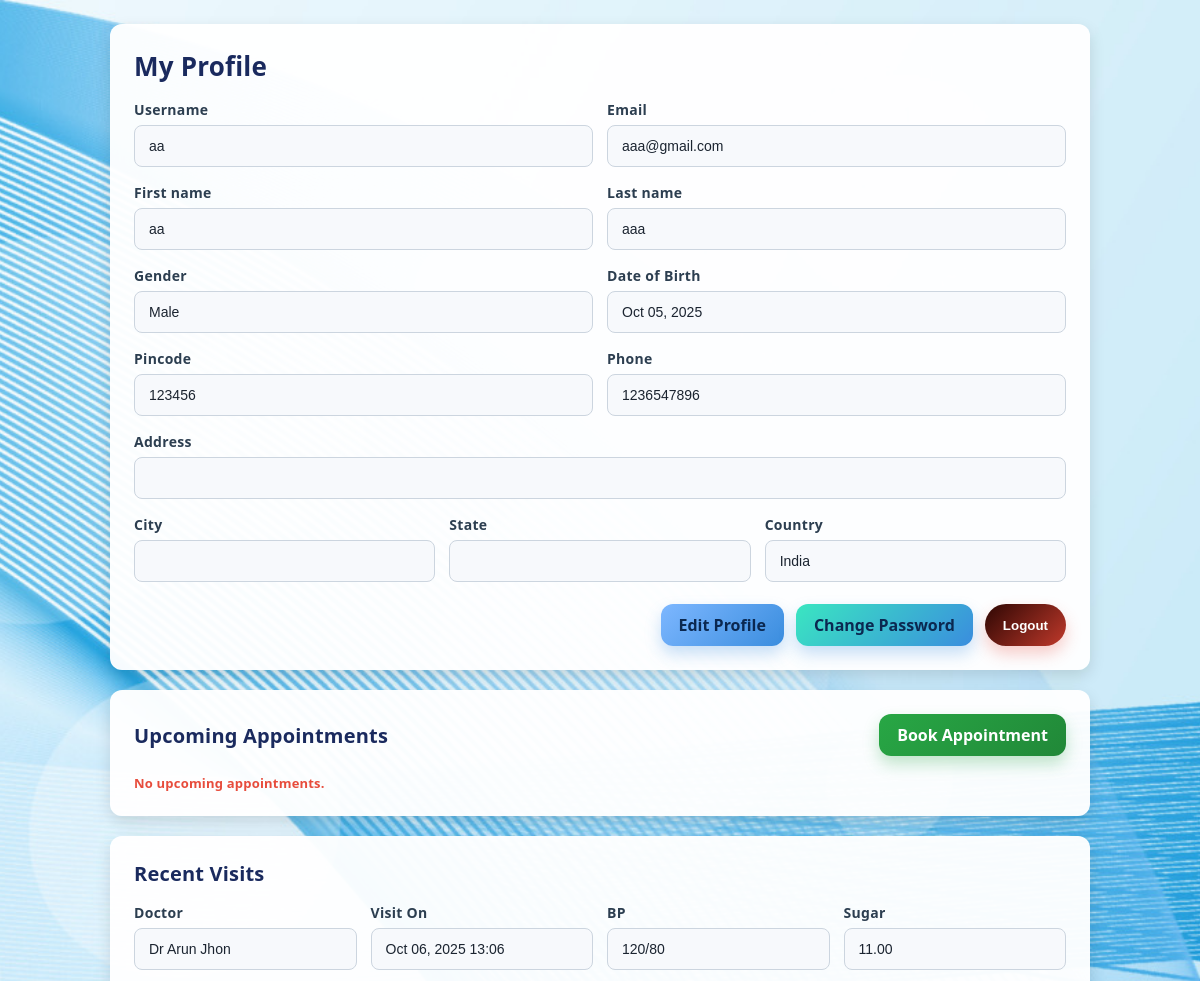
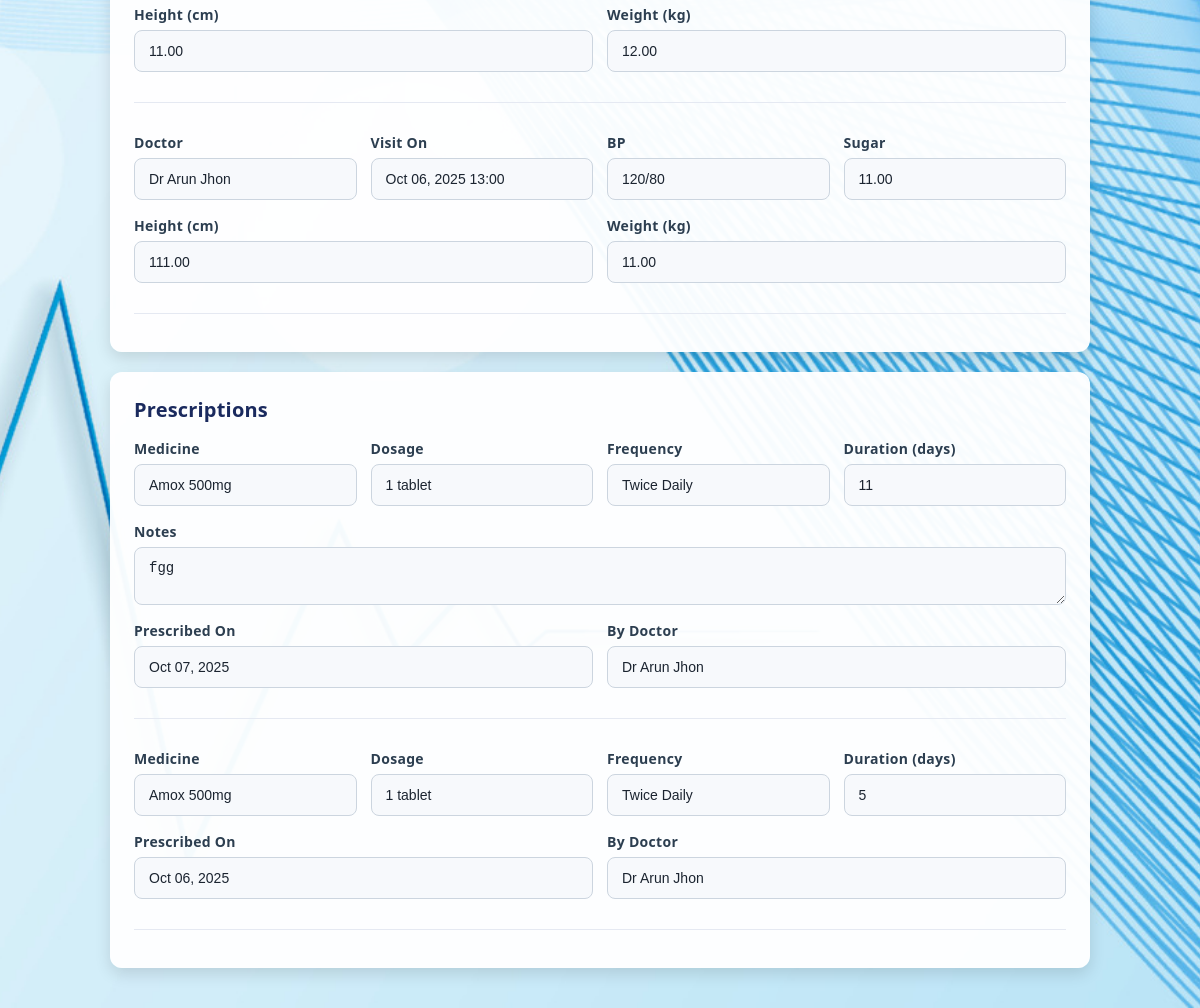
The page /patient_dashboard/ (signed in) on the database its author committed (2 pictures, top to bottom).
### accounts/models.py (models this page shows, shortened)
class CustomUser(AbstractUser):
    Role_Choice=(
        ('patient','Patient'),
        ('staff','Staff'),
        ('doctor','Doctor'),
        ('admin','Admin'),
    )
    role = models.CharField(max_length=20, choices=Role_Choice,default='patient',
                            help_text='User role controls access in the system')

class Patient(models.Model):
    user = models.OneToOneField(settings.AUTH_USER_MODEL, on_delete=models.CASCADE, related_name='patient')
    gender = models.CharField(max_length=1, choices=GENDER_CHOICE)
    dob = models.DateField()
    blood_group = models.CharField(max_length=3, choices=BLOOD_GROUP, blank=True)
    address = models.CharField(max_length=255, blank=True)
    city = models.CharField(max_length=100, blank=True)
    state = models.CharField(max_length=100, blank=True)
    country = models.CharField(max_length=100, default='India', blank=True)
    pincode = models.CharField(max_length=6, validators=[pin_validator])
    phone_number = models.CharField(max_length=10, validators=[phone_validator])
    height_cm = models.DecimalField(max_digits=5, decimal_places=2, blank=True, null=True, validators=[MinValueValidator(50), MaxValueValidator(250)])
    weight_kg = models.DecimalField(max_digits=5, decimal_places=2, blank=True, null=True, validators=[MinValueValidator(2), MaxValueValidator(300)])
    allergies = models.TextField(blank=True, null=True)
    chronic_diseases = models.TextField(blank=True, null=True)
    current_medications = models.TextField(blank=True, null=True)
    created_at = models.DateTimeField(auto_now_add=True)
    updated_at = models.DateTimeField(auto_now=True)
    class Meta:
        verbose_name = 'Patient'
        verbose_name_plural = 'Patients'

class PatientVisit(models.Model):
    patient = models.ForeignKey(Patient, on_delete=models.CASCADE, related_name='visits')
    doctor = models.ForeignKey(Doctor, on_delete=models.CASCADE, related_name='visits')
    appointment = models.ForeignKey('Appointment', on_delete=models.SET_NULL, null=True, blank=True, related_name='visit')
    height_cm = models.DecimalField(max_digits=5, decimal_places=2, blank=True, null=True)
    weight_kg = models.DecimalField(max_digits=5, decimal_places=2, blank=True, null=True)
    blood_pressure = models.CharField(max_length=20, blank=True, null=True)
    sugar_level = models.DecimalField(max_digits=5, decimal_places=2, blank=True, null=True)
    notes = models.TextField(blank=True, null=True)
    symptoms = models.TextField(blank=True, null=True)
    created_at = models.DateTimeField(auto_now_add=True)
    updated_at = models.DateTimeField(auto_now=True)
    class Meta:
        verbose_name = 'Patient Visit'
        verbose_name_plural = 'Patient Visits'

class Doctor(models.Model):
    user = models.OneToOneField(settings.AUTH_USER_MODEL, on_delete=models.CASCADE, related_name='doctor')
    specialization = models.CharField(max_length=120, blank=True)
    qualification = models.CharField(max_length=100, blank=True)
    years_of_experience = models.PositiveIntegerField(default=0)
    registration_no = models.CharField(max_length=60, blank=True)
    consultation_duration_min = models.PositiveSmallIntegerField(default=15, validators=[MinValueValidator(5), MaxValueValidator(120)], help_text='Minutes per appointment')
    max_daily_appointments = models.PositiveSmallIntegerField(default=0,)
    clinic_location = models.CharField(max_length=120, blank=True)
    created_at = models.DateTimeField(auto_now_add=True)
    updated_at = models.DateTimeField(auto_now=True)
    class Meta:
        verbose_name = 'Doctor'
        verbose_name_plural = 'Doctors'
    def __str__(self):
        full = f"{self.user.first_name} {self.user.last_name}".strip()
        return full or self.user.username

class Prescription(models.Model):
    visit = models.ForeignKey(PatientVisit, on_delete=models.CASCADE, related_name='prescriptions')
    doctor = models.ForeignKey(Doctor, on_delete=models.CASCADE, related_name='prescriptions')
    patient = models.ForeignKey(Patient, on_delete=models.CASCADE, related_name='prescriptions')
    medicine_name = models.CharField(max_length=200)
    dosage = models.CharField(max_length=100, blank=True, null=True)
    frequency = models.CharField(max_length=100, blank=True, null=True)
    duration_days = models.PositiveIntegerField(blank=True, null=True)
    notes = models.TextField(blank=True, null=True)
    created_at = models.DateTimeField(auto_now_add=True)
    updated_at = models.DateTimeField(auto_now=True)
    class Meta:
        verbose_name = 'Prescription'
        verbose_name_plural = 'Prescriptions'

### accounts/views.py (the view)
# urls.py: path('patient_dashboard/',views.patient_dashboard,name='patient_dashboard'),
def patient_dashboard(request):
    if not request.user.is_authenticated:
        return redirect('patient_register')
    if getattr(request.user, 'role', '') != 'patient':
        return redirect('/admin/')
    patient_profile = getattr(request.user, 'patient', None)
    today = timezone.localdate()
    now_time = timezone.localtime().time()
    upcoming_appointments = (
        Appointment.objects
        .filter(patient=request.user)
        .filter(
            Q(appointment_date__gt=today) |
            Q(appointment_date=today, appointment_time__gte=now_time)
        )
        .order_by('appointment_date', 'appointment_time')[:10]
    )
    visits = (
        PatientVisit.objects.filter(patient=patient_profile)
        .order_by('-created_at')[:10]
        if patient_profile else []
    )
    prescriptions = (
        Prescription.objects.filter(patient=patient_profile)
        .order_by('-created_at')[:10]
        if patient_profile else []
    )
    return render(
        request,
        "Patient/Patient_dashboard.html",
        {
            "upcoming_appointments": upcoming_appointments,
            "visits": visits,
            "prescriptions": prescriptions,
        },
    )

### Template/Patient/Patient_dashboard.html (shortened to what this page needs)
{% load static %}
<!DOCTYPE html>
<html lang="en">
<head>
    <link rel="stylesheet" href="{% static 'Patient/css/Patient_dashboard_style.css' %}">
</head>
<body>
    <div class="MainPage">
        <div class="card">
            <h1>My Profile</h1>
            <div class="Inline-field">
                <div class="field">
                    <label>Username</label>
                    <input type="text" value="{{ request.user.username }}" readonly>
                </div>
                <div class="field">
                    <label>Email</label>
                    <input type="text" value="{{ request.user.email }}" readonly>
                </div>
            </div>
            <div class="Inline-field">
                <div class="field">
                    <label>First name</label>
                    <input type="text" value="{{ request.user.first_name }}" readonly>
                </div>
                <div class="field">
                    <label>Last name</label>
                    <input type="text" value="{{ request.user.last_name }}" readonly>
                </div>
            </div>
            <div class="Inline-field">
                <div class="field">
                    <label>Gender</label>
                    <input type="text" value="{{ request.user.patient.get_gender_display }}" readonly>
                </div>
                <div class="field">
                    <label>Date of Birth</label>
                    <input type="text" value="{{ request.user.patient.dob|date:'M d, Y' }}" readonly>
                </div>
            </div>
            <div class="Inline-field">
                <div class="field">
                    <label>Pincode</label>
                    <input type="text" value="{{ request.user.patient.pincode }}" readonly>
                </div>
                <div class="field">
                    <label>Phone</label>
                    <input type="text" value="{{ request.user.patient.phone_number }}" readonly>
                </div>
            </div>
            <div class="Inline-field">
                <div class="field">
                    <label>Address</label>
                    <input type="text" value="{{ request.user.patient.address }}" readonly>
                </div>
            </div>
            <div class="Inline-field">
                <div class="field">
                    <label>City</label>
                    <input type="text" value="{{ request.user.patient.city }}" readonly>
                </div>
                <div class="field">
                    <label>State</label>
                    <input type="text" value="{{ request.user.patient.state }}" readonly>
                </div>
                <div class="field">
                    <label>Country</label>
                    <input type="text" value="{{ request.user.patient.country }}" readonly>
                </div>
            </div>
            <div class="button-container">
                <a href="{% url 'edit_profile' %}" class="btn btn-pill btn-primary">Edit Profile</a>
                <a href="{% url 'change_password' %}" class="btn btn-pill btn-primary1">Change Password</a>
                <form action="{% url 'logout' %}" method="post" style="display:inline;">
                    <button type="submit" class="btn btn-pill btn-danger">Logout</button>
                </form>
            </div>
        </div>
        <div class="card">
            <div style="display:flex;align-items:center;justify-content:space-between;">
                <h2>Upcoming Appointments</h2>
                <a href="{% url 'book_appointment' %}" class="btn btn-pill btn-success">Book Appointment</a>
            </div>
            {% if upcoming_appointments %}
            {% for appt in upcoming_appointments %}
            <div class="Inline-field">
                <div class="field">
                    <label>Doctor</label>
                    <input type="text" value="{{ appt.doctor }}" readonly>
                </div>
                <div class="field">
                    <label>Date</label>
                    <input type="text" value="{{ appt.appointment_date|date:'M d, Y' }}" readonly>
                </div>
                <div class="field">
                    <label>Time</label>
                    <input type="text" value="{{ appt.appointment_time|time:'H:i' }}" readonly>
                </div>
                <div class="field">
                    <label>Status</label>
                    <input type="text" value="{{ appt.get_status_display }}" readonly>
                </div>
            </div>
            {% if appt.status != 'canceled' %}
            <form action="{% url 'cancel_appointment' appt.id %}" method="post" style="margin-top:8px;">
                {% csrf_token %}
                <button type="submit" class="btn btn-pill btn-danger1">Cancel</button>
            </form>
            {% endif %}
            <hr>
            {% endfor %}
            {% else %}
            <p class="error">No upcoming appointments.</p>
            {% endif %}
        </div>
        <div class="card">
            <h2>Recent Visits</h2>
            {% if visits %}
            {% for v in visits %}
            <div class="Inline-field">
                <div class="field">
                    <label>Doctor</label>
                    <input type="text" value="{{ v.doctor }}" readonly>
                </div>
                <div class="field">
                    <label>Visit On</label>
                    <input type="text" value="{{ v.created_at|date:'M d, Y' }} {{ v.created_at|time:'H:i' }}" readonly>
                </div>
                <div class="field">
                    <label>BP</label>
                    <input type="text" value="{{ v.blood_pressure }}" readonly>
                </div>
                <div class="field">
                    <label>Sugar</label>
                    <input type="text" value="{{ v.sugar_level }}" readonly>
                </div>
            </div>
            <div class="Inline-field">
                <div class="field">
                    <label>Height (cm)</label>
                    <input type="text" value="{{ v.height_cm }}" readonly>
                </div>
                <div class="field">
                    <label>Weight (kg)</label>
                    <input type="text" value="{{ v.weight_kg }}" readonly>
                </div>
            </div>
            <hr>
            {% endfor %}
            {% else %}
            <p class="error">No visits recorded yet.</p>
            {% endif %}
        </div>
        <div class="card">
            <h2>Prescriptions</h2>
            {% if prescriptions %}
            {% for p in prescriptions %}
            <div class="Inline-field">
                <div class="field">
                    <label>Medicine</label>
                    <input type="text" value="{{ p.medicine_name }}" readonly>
                </div>
                <div class="field">
                    <label>Dosage</label>
                    <input type="text" value="{{ p.dosage }}" readonly>
                </div>
                <div class="field">
                    <label>Frequency</label>
                    <input type="text" value="{{ p.frequency }}" readonly>
                </div>
                <div class="field">
                    <label>Duration (days)</label>
                    <input type="text" value="{{ p.duration_days }}" readonly>
                </div>
            </div>
            {% if p.notes %}
            <div class="Inline-field">
                <div class="field">
                    <label>Notes</label>
                    <textarea readonly rows="2">{{ p.notes }}</textarea>
                </div>
            </div>
            {% endif %}
            <div class="Inline-field">
                <div class="field">
                    <label>Prescribed On</label>
                    <input type="text" value="{{ p.created_at|date:'M d, Y' }}" readonly>
                </div>
                <div class="field">
                    <label>By Doctor</label>
                    <input type="text" value="{{ p.doctor }}" readonly>
                </div>
            </div>
            <hr>
            {% endfor %}
            {% else %}
            <p class="error">No prescriptions yet.</p>
            {% endif %}
        </div>
    </div>
</body>
</html>

### rows shown on the page
CustomUser: user.username "aa", user.email "aaa@gmail.com", user.first_name "aa", user.last_name "aaa", user.patient.gender "Male", user.patient.dob "Oct 05, 2025", user.patient.pincode "123456", user.patient.phone_number "1236547896", user.patient.country "India"
PatientVisit: doctor "Dr Arun Jhon", created_at "Oct 06, 2025 13:06", blood_pressure "120/80", sugar_level "11.00", height_cm "11.00", weight_kg "12.00"
PatientVisit: doctor "Dr Arun Jhon", created_at "Oct 06, 2025 13:00", blood_pressure "120/80", sugar_level "11.00", height_cm "111.00", weight_kg "11.00"
Prescription: medicine_name "Amox 500mg", dosage "1 tablet", frequency "Twice Daily", duration_days "11", notes "fgg", created_at "Oct 07, 2025", doctor "Dr Arun Jhon"
Prescription: medicine_name "Amox 500mg", dosage "1 tablet", frequency "Twice Daily", duration_days "5", created_at "Oct 06, 2025", doctor "Dr Arun Jhon"
